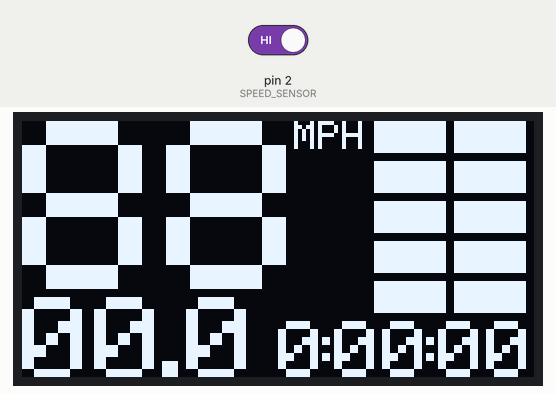
The sketch below on a simulated Arduino Uno, built with avr-gcc and run on an emulated ATmega328P. Parts: 128×64 one-colour display. Inputs (shaded band) come from the test bench; at power-on: pin 2 (SPEED_SENSOR) HIGH.

Above: at 0.1 s.
At 1.2 s:
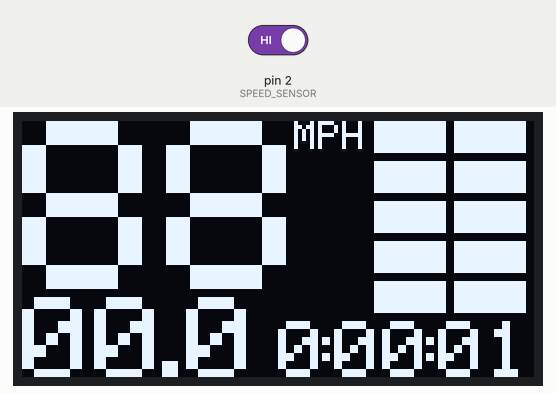
1.3 s: pin 2 (SPEED_SENSOR) driven LOW
At 2.8 s:
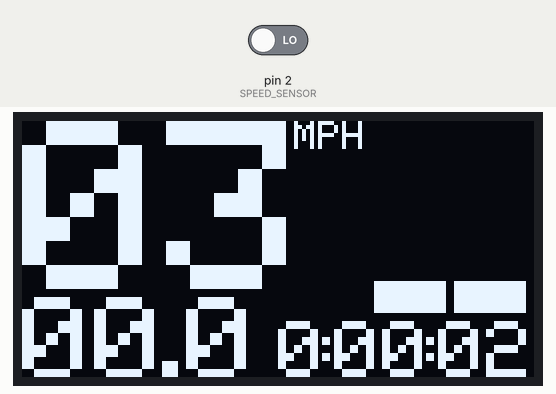
Timing chart, 0 to 4.3 s (numbered marks = the images above; inputs shaded):
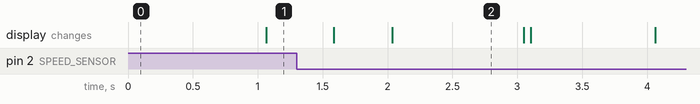

The sketch:

BikeSpeedSensor.ino
```cpp
#include <SPI.h>
#include <Wire.h>
#include <Adafruit_GFX.h>
#include <Adafruit_SSD1306.h>

#define FEET_PER_REVOLUTION 6.9
#define MILE 5280
#define SPEED_SENSOR 2
#define SCREEN_WIDTH 128 // OLED display width, in pixels
#define SCREEN_HEIGHT 64 // OLED display height, in pixels
#define OLED_RESET     4 // Reset pin # (or -1 if sharing Arduino reset pin)
#define SCREEN_ADDRESS 0x3C ///< See datasheet for Address; 0x3D for 128x64, 0x3C for 128x32
Adafruit_SSD1306 display(SCREEN_WIDTH, SCREEN_HEIGHT, &Wire, OLED_RESET);


// Data
int revolutionsPerSecond = 0;
double wheelHeightWithoutDeflation = 26.5;
double wheelHeightWithDeflation = 26.25;


// Inturrupt
volatile bool takeReading = false;

// Time
double now;
double updateFrequancy = 1.5;
double lastUpdate;
long lastInturrupt;
double timeSinceLastTick = 0;
double refreshRate = 0.25;
long lastRefresh;

// Display Data
double curMPH = 88;

long totalDistance;
short hours;
short minutes;
short seconds;

int miles;
short partial;

void setup() {
  // put your setup code here, to run once:
  Serial.begin(9600);
  pinMode( SPEED_SENSOR, INPUT_PULLUP );
  attachInterrupt(digitalPinToInterrupt(SPEED_SENSOR), record, FALLING);

  if(!display.begin(SSD1306_SWITCHCAPVCC, SCREEN_ADDRESS)) {
    Serial.println(F("SSD1306 allocation failed"));
    for(;;); // Don't proceed, loop forever
  }
}

void loop() {

  now = millis();

  if( now >= lastRefresh + (refreshRate * 1000) )
    display.display();

  if( now >= lastUpdate + (updateFrequancy * 1000) )
  {
    {
      curMPH = (((FEET_PER_REVOLUTION*revolutionsPerSecond)/((updateFrequancy)))*0.6818);
    }
    lastUpdate = now;
    revolutionsPerSecond = 0;
  }

  if( takeReading == true )
  {
    timeSinceLastTick = now - lastInturrupt;

    revolutionsPerSecond += 1;
    totalDistance += 1;

    // Reset
    lastInturrupt = now;
    takeReading = false;
  }

  printToOled();
}

void record()
{
  takeReading = true;
}

// Speed graph
void speedGraph(int offset) {
  display.fillRect(96+10, 40 - (offset * 10), 20, 8, SSD1306_INVERSE);
}

// Used to mirror the speed graph until I can get data for the battery pack voltage.
void batteryGraph(int offset) {
  display.fillRect(78+10, 40 - (offset * 10), 20, 8, SSD1306_INVERSE);
}void gatherData()
{
  // Graphs
  int bars = curMPH/5 ;

  for( int i = 0; i <= bars; i++ )
  {
    speedGraph(i);
    batteryGraph(i);
  }

  // Time
  long now = millis()/1000;

  hours = (now/60)/60;
  now -= hours*60;
  minutes = now/60;
  now -= minutes*60;
  seconds = now;

  // Distance

  now = millis();

  totalDistance = (now/1000)*6.9;
  miles = int(totalDistance / MILE);
  partial = int(double((totalDistance - miles*double(MILE))/double(MILE))*10);
}

void printToOled() {
  display.clearDisplay();

  gatherData();

  // Setup
  display.setTextColor(SSD1306_WHITE); // Draw white text
  display.cp437(true);         // Use full 256 char 'Code Page 437' font

  // Speed
  display.setTextSize(6);
  display.setCursor(0, 0);
  if( curMPH < 10 )
    display.println("0" + String(int(curMPH)));
  else
    display.println(String(int(curMPH)));


  // Distance
  display.setTextSize(3);
    // Whole Miles
  display.setCursor(0, 44);
  if( miles < 10 )
    display.println("0" + String(miles));
  else
    display.println(String(miles));
    // Period
  display.fillRect(35, 60, 4, 4, SSD1306_WHITE);
    // Partial Mile
  display.setCursor(41, 44);
  display.println(String(int(partial)));

  // Time
    // Setup
  display.setTextSize(2);
    // HOUR
  display.setCursor(64, 50);
  display.println(String(hours));
    // COLON
  display.drawRect(75, 54, 2, 2, SSD1306_WHITE);
  display.drawRect(75, 58, 2, 2, SSD1306_WHITE);
    // MINUTE
  display.setCursor(78, 50);
  if( minutes < 10 )
    display.println("0" + String(minutes));
  else
    display.println(String(minutes));
    // COLON
  display.drawRect(101, 54, 2, 2, SSD1306_WHITE);
  display.drawRect(101, 58, 2, 2, SSD1306_WHITE);
    // SECOND
  display.setCursor(104, 50);
  if( seconds < 10 )
    display.println("0" + String(seconds));
  else
    display.println(String(seconds));


  display.setTextSize(1);
  display.setCursor(68, 0);
  display.println("MPH");

  display.display();
}
```

Measured:
- what the display in image 2 shows lasts 1.0 s, from 2.0 s to 3.0 s
